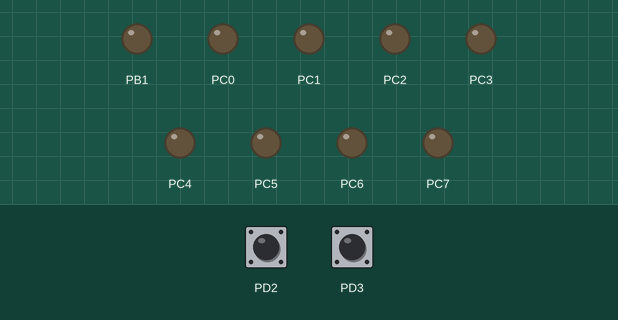
This program was run on a simulated ATmega328P, built with avr-gcc and emulated at 16 MHz. Parts: output pins drawn as LEDs (lit = HIGH). The test bench sets the inputs (shaded band); at power-on: PD2 HIGH, PD3 HIGH.

Above: at 1.2 s.
1.3 s: PD2 pulled LOW for 0.15 s
At 2.0 s:
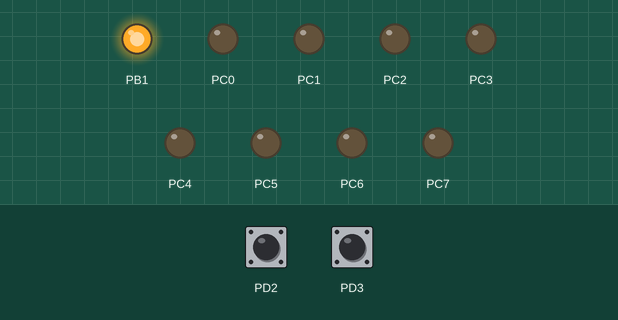
Timing chart, 0 to 4.3 s (numbered marks = the images above; inputs shaded):
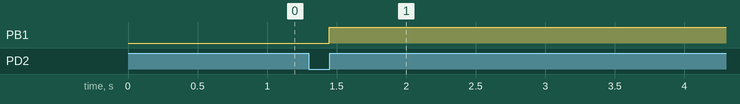

Measured:
- after the input at 1.3 s, PB1: LOW → HIGH after 0.15 s

The program:

main.c
```c
#define F_CPU 16000000UL
#include <avr/interrupt.h>
#include <avr/io.h>
#include <util/delay.h>
unsigned int i;


int main(void)
{

	DDRC = 0xFF;
	i = 0; // Initial duty cycle for 0% speed
	// Set PWM pin (OC1A) as output
	DDRB |= (1 << PB1);
	// Fast PWM mode, non-inverted output
	TCCR1A = (1 << COM1A1) | (1 << WGM10) | (1 << WGM11);
	// No prescaler
	TCCR1B = (1 << WGM12) | (1 << CS10);
	DDRD &= ~(1 << 2);
	PORTD |= (1 << 2);
	DDRD &= ~(1 << 2);
	PORTD |= (1 << 3);
	EICRA = (1 << ISC11) | (1 << ISC10);  // Falling edge of INT1 generates an interrupt request
	EIMSK = (1 << INT1) | (1 << INT0);   // Enable external interrupt INT1 and INT0

	sei();  // Enable global interrupts
	while (1)
	{
		OCR1A = i; // Set PWM duty cycle
	}
	return 0;
}

ISR(INT0_vect)
{

	i += 50; // Increase duty cycle for higher speed
}
ISR(INT1_vect)
{

	i -= 50; // Increase duty cycle for higher speed
}
```
